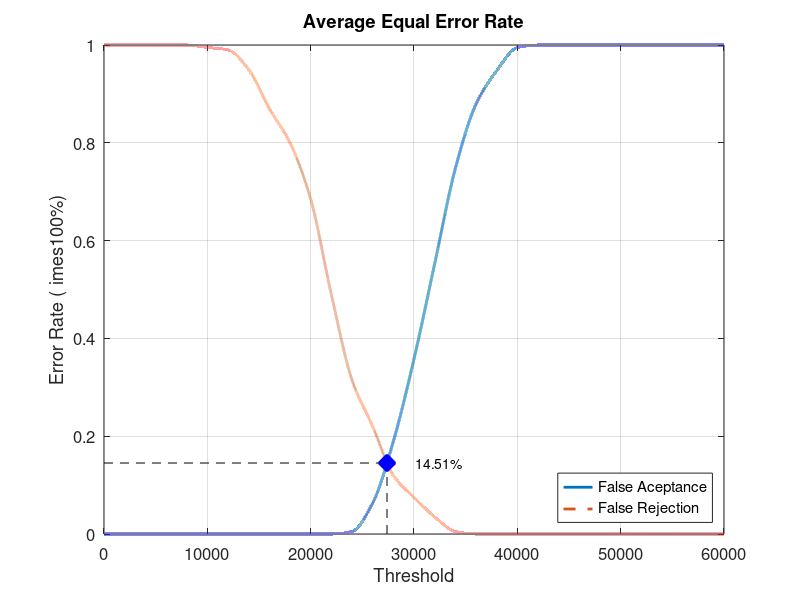
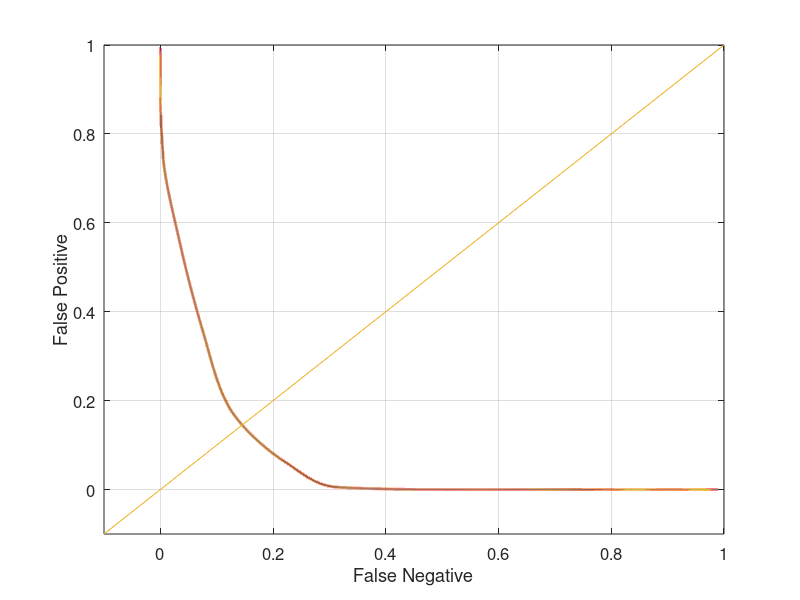

MATLAB code to generate these figures, in order:
close all;
clear;
clc;
x = 0:2000:60000;
xq = 0:0.5:60000;

y0 = [0 0 0 0 0 0 0 0 0 0 0 0 0.00526316 0.0631579 0.189474 0.357895 0.552632 0.747368 0.878947 0.947368 0.994737 1 1 1 1 1 1 1 1 1 1]
yy0 = interp1(x, y0, xq, 'pchip');
y1 = [1 1 1 1 1 0.995 0.99 0.95 0.87 0.8 0.685 0.49 0.315 0.22 0.12 0.075 0.035 0.005 0 0 0 0 0 0 0 0 0 0 0 0 0]
yy1 = interp1(x, y1, xq, 'pchip');

% Calculating EER: 
y2 = abs(y0 - y1);
find(y2 == min(y2))
yy2 = abs(yy0 - yy1);
xEER = find(yy2 == min(yy2));
xEERIndex = xq(xEER) % X-axis EER
yEER = yy0(xEER) % Y-axis EER

main = figure
plot(xq, yy0,'-','LineWidth', 2);	hold on
plot(xq, yy1,'--','LineWidth', 2);	hold on
plot([xEERIndex xEERIndex], [0 yEER], 'k--');	hold on
plot([0 xEERIndex], [yEER yEER], 'k--');	hold on
plot(xEERIndex, yEER, 'bx', 'LineWidth', 10);	hold on
text(xEERIndex + 10 * xEERIndex / 100, yEER, [num2str(round((10000 * yEER)) / 100) '%'])
legend('False Aceptance', 'False Rejection', 'Location', 'SouthEast')
xlabel('Threshold')
ylabel('Error Rate (	imes100%)')
title('Average Equal Error Rate')
set(gca, 'FontSize', 12)
axis([0 60000 0 1])
grid on

print(main, 'Database2_4Main', '-dpng');
FNRxFPR = figure('Color', [1 1 1]);
plot(yy1, yy0, '-', yy1, yy0, 'LineWidth', 2);
hold on
y = -0.1:0.1:1
plot(y, y); 
set(gca, 'FontSize', 12)
xlabel('False Negative')
ylabel('False Positive')
axis([-0.1 1 -0.1 1])
set(gca, 'FontSize', 12)
grid on

print(FNRxFPR, 'Database2_4FNRxFPR','-dpng');
